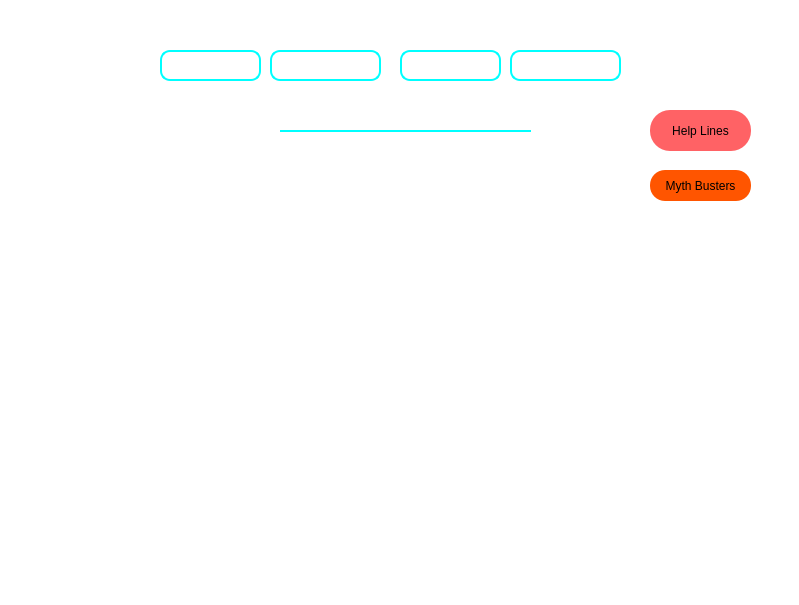
<?xml version="1.0" encoding="UTF-8"?>
<ui version="4.0">
 <class>precautions</class>
 <widget class="QMainWindow" name="precautions">
  <property name="geometry">
   <rect>
    <x>0</x>
    <y>0</y>
    <width>799</width>
    <height>605</height>
   </rect>
  </property>
  <property name="windowTitle">
   <string>MainWindow</string>
  </property>
  <property name="styleSheet">
   <string notr="true">background-color: white;</string>
  </property>
  <widget class="QWidget" name="centralwidget">
   <widget class="QLabel" name="label_2">
    <property name="geometry">
     <rect>
      <x>160</x>
      <y>50</y>
      <width>101</width>
      <height>31</height>
     </rect>
    </property>
    <property name="styleSheet">
     <string notr="true">color: Black;
Font-size:15px;
letter-spacing:1.2px;
border:2px solid cyan;
border-radius:10px;
background:none;
font-weight:bold;
color:white;</string>
    </property>
    <property name="text">
     <string>Home</string>
    </property>
    <property name="alignment">
     <set>Qt::AlignCenter</set>
    </property>
   </widget>
   <widget class="QLabel" name="label_3">
    <property name="geometry">
     <rect>
      <x>270</x>
      <y>50</y>
      <width>111</width>
      <height>31</height>
     </rect>
    </property>
    <property name="styleSheet">
     <string notr="true">color: Black;
Font-size:15px;
letter-spacing:1.2px;
border:2px solid cyan;
border-radius:10px;
background:none;
font-weight:bold;
color:white;</string>
    </property>
    <property name="text">
     <string>Precaution</string>
    </property>
    <property name="alignment">
     <set>Qt::AlignCenter</set>
    </property>
   </widget>
   <widget class="QLabel" name="label_4">
    <property name="geometry">
     <rect>
      <x>400</x>
      <y>50</y>
      <width>101</width>
      <height>31</height>
     </rect>
    </property>
    <property name="styleSheet">
     <string notr="true">color: Black;
Font-size:15px;
letter-spacing:1.2px;
border:2px solid cyan;
border-radius:10px;
background:none;
font-weight:bold;
color:white;</string>
    </property>
    <property name="text">
     <string>Latest</string>
    </property>
    <property name="alignment">
     <set>Qt::AlignCenter</set>
    </property>
   </widget>
   <widget class="QLabel" name="label_5">
    <property name="geometry">
     <rect>
      <x>510</x>
      <y>50</y>
      <width>111</width>
      <height>31</height>
     </rect>
    </property>
    <property name="styleSheet">
     <string notr="true">color: Black;
Font-size:15px;
letter-spacing:1.2px;
border:2px solid cyan;
border-radius:10px;
background:none;
font-weight:bold;
color:white;</string>
    </property>
    <property name="text">
     <string>Stats</string>
    </property>
    <property name="alignment">
     <set>Qt::AlignCenter</set>
    </property>
   </widget>
   <widget class="QLabel" name="label_6">
    <property name="geometry">
     <rect>
      <x>30</x>
      <y>10</y>
      <width>71</width>
      <height>81</height>
     </rect>
    </property>
    <property name="mouseTracking">
     <bool>true</bool>
    </property>
    <property name="styleSheet">
     <string notr="true">background:none</string>
    </property>
    <property name="text">
     <string/>
    </property>
    <property name="pixmap">
     <pixmap>cov.png</pixmap>
    </property>
    <property name="scaledContents">
     <bool>true</bool>
    </property>
    <property name="wordWrap">
     <bool>false</bool>
    </property>
   </widget>
   <widget class="QLabel" name="label_7">
    <property name="geometry">
     <rect>
      <x>10</x>
      <y>90</y>
      <width>141</width>
      <height>31</height>
     </rect>
    </property>
    <property name="styleSheet">
     <string notr="true">color:White;
Font-size:15px;
letter-spacing:0.5px;
background:none</string>
    </property>
    <property name="text">
     <string>|| Covid Tracker ||</string>
    </property>
   </widget>
   <widget class="QLabel" name="label_16">
    <property name="geometry">
     <rect>
      <x>0</x>
      <y>0</y>
      <width>801</width>
      <height>581</height>
     </rect>
    </property>
    <property name="styleSheet">
     <string notr="true"/>
    </property>
    <property name="text">
     <string/>
    </property>
    <property name="pixmap">
     <pixmap>image (2).png</pixmap>
    </property>
    <property name="scaledContents">
     <bool>true</bool>
    </property>
   </widget>
   <widget class="QLabel" name="label">
    <property name="geometry">
     <rect>
      <x>320</x>
      <y>100</y>
      <width>161</width>
      <height>31</height>
     </rect>
    </property>
    <property name="styleSheet">
     <string notr="true">color: Black;
Font-size:25px;
letter-spacing:1.2px;
background:none;
font-weight:bold;
color:white;</string>
    </property>
    <property name="text">
     <string>Precautions</string>
    </property>
   </widget>
   <widget class="QLabel" name="label_9">
    <property name="geometry">
     <rect>
      <x>40</x>
      <y>160</y>
      <width>191</width>
      <height>131</height>
     </rect>
    </property>
    <property name="styleSheet">
     <string notr="true">color: Black;
Font-size:15px;
letter-spacing:1.2px;
background:none;
font-weight:bold;
color:white;</string>
    </property>
    <property name="text">
     <string/>
    </property>
    <property name="pixmap">
     <pixmap>1.png</pixmap>
    </property>
    <property name="scaledContents">
     <bool>true</bool>
    </property>
   </widget>
   <widget class="QLabel" name="label_10">
    <property name="geometry">
     <rect>
      <x>60</x>
      <y>280</y>
      <width>171</width>
      <height>16</height>
     </rect>
    </property>
    <property name="styleSheet">
     <string notr="true">color: Black;
Font-size:15px;
letter-spacing:1.2px;
background:none;
font-weight:bold;
color:white;</string>
    </property>
    <property name="text">
     <string>WEAR FACE MASK</string>
    </property>
   </widget>
   <widget class="QLabel" name="label_11">
    <property name="geometry">
     <rect>
      <x>190</x>
      <y>290</y>
      <width>241</width>
      <height>221</height>
     </rect>
    </property>
    <property name="styleSheet">
     <string notr="true">color: Black;
Font-size:15px;
letter-spacing:1.2px;
background:none;
font-weight:bold;
color:white;</string>
    </property>
    <property name="text">
     <string/>
    </property>
    <property name="pixmap">
     <pixmap>2.png</pixmap>
    </property>
   </widget>
   <widget class="QLabel" name="label_12">
    <property name="geometry">
     <rect>
      <x>130</x>
      <y>430</y>
      <width>521</width>
      <height>51</height>
     </rect>
    </property>
    <property name="styleSheet">
     <string notr="true">color: Black;
Font-size:15px;
letter-spacing:1.2px;
background:none;
font-weight:bold;
color:white;</string>
    </property>
    <property name="text">
     <string> WASH YOUR HANDS FREQUENTLY </string>
    </property>
   </widget>
   <widget class="QLabel" name="label_13">
    <property name="geometry">
     <rect>
      <x>170</x>
      <y>470</y>
      <width>231</width>
      <height>16</height>
     </rect>
    </property>
    <property name="styleSheet">
     <string notr="true">color: Black;
Font-size:15px;
letter-spacing:1.2px;
background:none;
font-weight:bold;
color:white;</string>
    </property>
    <property name="text">
     <string>WITH SOAP AND WATER </string>
    </property>
   </widget>
   <widget class="QLabel" name="label_14">
    <property name="geometry">
     <rect>
      <x>400</x>
      <y>150</y>
      <width>231</width>
      <height>191</height>
     </rect>
    </property>
    <property name="styleSheet">
     <string notr="true">color: Black;
Font-size:15px;
letter-spacing:1.2px;
background:none;
font-weight:bold;
color:white;</string>
    </property>
    <property name="text">
     <string/>
    </property>
    <property name="pixmap">
     <pixmap>3.png</pixmap>
    </property>
   </widget>
   <widget class="QLabel" name="label_15">
    <property name="geometry">
     <rect>
      <x>390</x>
      <y>300</y>
      <width>241</width>
      <height>16</height>
     </rect>
    </property>
    <property name="styleSheet">
     <string notr="true">color: Black;
Font-size:15px;
letter-spacing:1.2px;
background:none;
font-weight:bold;
color:white;</string>
    </property>
    <property name="text">
     <string>DO NOT TOUCH YOUR EYES</string>
    </property>
   </widget>
   <widget class="QLabel" name="label_17">
    <property name="geometry">
     <rect>
      <x>420</x>
      <y>320</y>
      <width>181</width>
      <height>16</height>
     </rect>
    </property>
    <property name="styleSheet">
     <string notr="true">color: Black;
Font-size:15px;
letter-spacing:1.2px;
background:none;
font-weight:bold;
color:white;</string>
    </property>
    <property name="text">
     <string>WITH DIRTY HANDS</string>
    </property>
   </widget>
   <widget class="QLabel" name="label_18">
    <property name="geometry">
     <rect>
      <x>530</x>
      <y>330</y>
      <width>201</width>
      <height>171</height>
     </rect>
    </property>
    <property name="styleSheet">
     <string notr="true">color: Black;
Font-size:15px;
letter-spacing:1.2px;
background:none;
font-weight:bold;
color:white;</string>
    </property>
    <property name="text">
     <string/>
    </property>
    <property name="pixmap">
     <pixmap>4.png</pixmap>
    </property>
   </widget>
   <widget class="QLabel" name="label_19">
    <property name="geometry">
     <rect>
      <x>490</x>
      <y>480</y>
      <width>311</width>
      <height>20</height>
     </rect>
    </property>
    <property name="styleSheet">
     <string notr="true">color: Black;
Font-size:15px;
letter-spacing:1.2px;
background:none;
font-weight:bold;
color:white;</string>
    </property>
    <property name="text">
     <string>USE TISSUE WHEN SNEEZE/COUGH</string>
    </property>
   </widget>
   <widget class="QLabel" name="label_20">
    <property name="geometry">
     <rect>
      <x>280</x>
      <y>130</y>
      <width>251</width>
      <height>20</height>
     </rect>
    </property>
    <property name="styleSheet">
     <string notr="true">background:none;
border-top:2px solid cyan;</string>
    </property>
    <property name="text">
     <string/>
    </property>
   </widget>
   <widget class="QPushButton" name="pushButton_2">
    <property name="geometry">
     <rect>
      <x>650</x>
      <y>110</y>
      <width>101</width>
      <height>41</height>
     </rect>
    </property>
    <property name="styleSheet">
     <string notr="true">QPushButton{border-radius:20px;
font: 12pt &quot;Times New Roman&quot;;
	
	background-color: rgb(255, 98, 101);

font: 75 10pt &quot;Times New Roman&quot;;
color: rgb(0, 0, 0);}
QPushButton:hover {

	background-color: rgb(255, 0, 4);
 	color: rgb(255, 255, 255);
}
QPushButton:pressed{
	background-color: rgb(170, 170, 255);
}
{    background: #F8B97A;
    border:2px solid black;
	border-radius:15px;
    color:Black;
    font-size: 15px;
    letter-spacing: 0.5px;
    font-family: 'Lato';
    font-weight: 200;}
</string>
    </property>
    <property name="text">
     <string>Help Lines</string>
    </property>
   </widget>
   <widget class="QLabel" name="label_21">
    <property name="geometry">
     <rect>
      <x>620</x>
      <y>80</y>
      <width>171</width>
      <height>20</height>
     </rect>
    </property>
    <property name="font">
     <font>
      <pointsize>10</pointsize>
      <weight>75</weight>
      <bold>true</bold>
     </font>
    </property>
    <property name="styleSheet">
     <string notr="true">color:white;
background:none;</string>
    </property>
    <property name="text">
     <string>Welcome, Anurag Yadav</string>
    </property>
    <property name="alignment">
     <set>Qt::AlignCenter</set>
    </property>
   </widget>
   <widget class="QLabel" name="label_22">
    <property name="geometry">
     <rect>
      <x>670</x>
      <y>20</y>
      <width>61</width>
      <height>61</height>
     </rect>
    </property>
    <property name="styleSheet">
     <string notr="true">background:none;</string>
    </property>
    <property name="text">
     <string/>
    </property>
    <property name="pixmap">
     <pixmap>User icon.png</pixmap>
    </property>
    <property name="scaledContents">
     <bool>true</bool>
    </property>
   </widget>
   <widget class="QPushButton" name="pushButton">
    <property name="geometry">
     <rect>
      <x>650</x>
      <y>170</y>
      <width>101</width>
      <height>31</height>
     </rect>
    </property>
    <property name="styleSheet">
     <string notr="true">QPushButton{

border-radius:15px;
font: 12pt &quot;Times New Roman&quot;;

background-color: rgb(255, 85, 0);
font: 75 10pt &quot;Times New Roman&quot;;
color: rgb(0, 0, 0);}
QPushButton:hover {
	
	
	background-color: rgb(255, 175, 84);
 	color: rgb(255, 255, 255);
}
QPushButton:pressed{
	
	background-color: rgb(255, 227, 11);
}</string>
    </property>
    <property name="text">
     <string>Myth Busters</string>
    </property>
   </widget>
   <zorder>label_16</zorder>
   <zorder>label_2</zorder>
   <zorder>label_3</zorder>
   <zorder>label_4</zorder>
   <zorder>label_5</zorder>
   <zorder>label_6</zorder>
   <zorder>label_7</zorder>
   <zorder>label</zorder>
   <zorder>label_9</zorder>
   <zorder>label_10</zorder>
   <zorder>label_11</zorder>
   <zorder>label_12</zorder>
   <zorder>label_13</zorder>
   <zorder>label_14</zorder>
   <zorder>label_15</zorder>
   <zorder>label_17</zorder>
   <zorder>label_18</zorder>
   <zorder>label_19</zorder>
   <zorder>label_20</zorder>
   <zorder>pushButton_2</zorder>
   <zorder>label_21</zorder>
   <zorder>label_22</zorder>
   <zorder>pushButton</zorder>
  </widget>
  <widget class="QMenuBar" name="menubar">
   <property name="geometry">
    <rect>
     <x>0</x>
     <y>0</y>
     <width>799</width>
     <height>21</height>
    </rect>
   </property>
  </widget>
 </widget>
 <resources>
  <include location="Precautions.ui"/>
 </resources>
 <connections/>
</ui>
